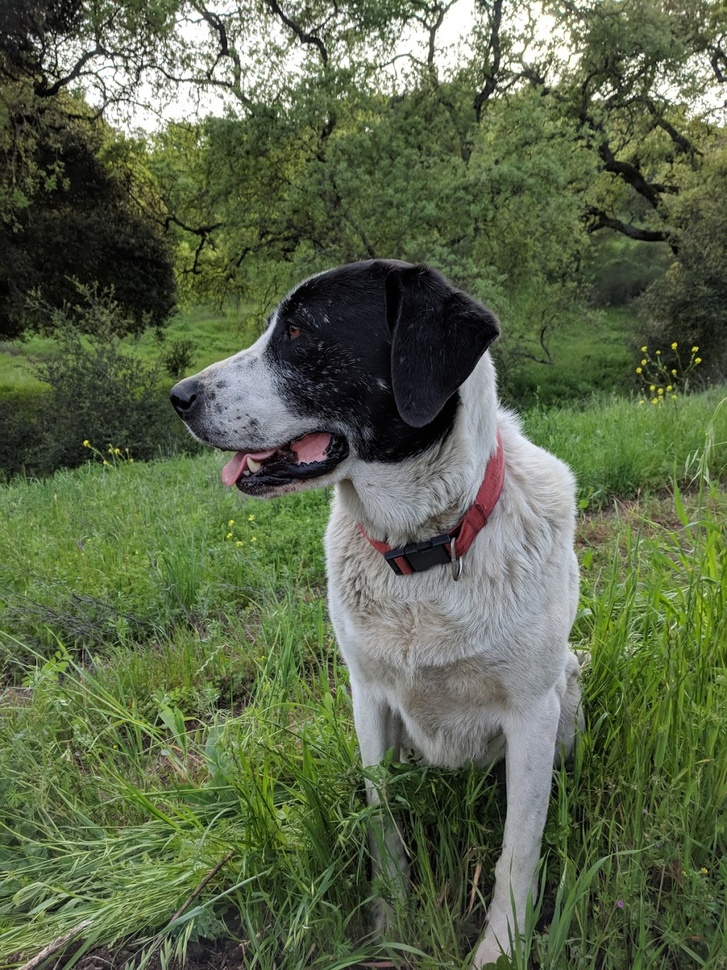
#> input picture Object-Detection/sammy.jpg, 727 x 970 px, shrunk from 1025 x 1367 before the run
$ jupyter execute Template_Matching.ipynb
#> lines starting #> are read from the running program, lines starting #| are printed output that depends on the picture
<a href="https://colab.research.google.com/github/faranak5171/Computer-Vision-Projects/blob/main/Object-Detection/Template_Matching.ipynb" target="_parent"></a>

[cell 1]
import cv2
import numpy as np
import matplotlib.pyplot as plt

[cell 2]
 # Template Matching - we have a part of an image and want to match it

fig = plt.figure(figsize=(20,15))
rows = 2
cols = 6

def display_img(num,img,title):
  ax = fig.add_subplot(rows, cols, num)
  ax.imshow(img)
  ax.set_title(title)

full = cv2.imread('sammy.jpg')
#> full is the input picture: shape (970, 727, 3); mean B, G, R 74.2, 102.6, 91.2
full = cv2.cvtColor(full, cv2.COLOR_BGR2RGB)

face = cv2.imread('sammy_face.jpg')
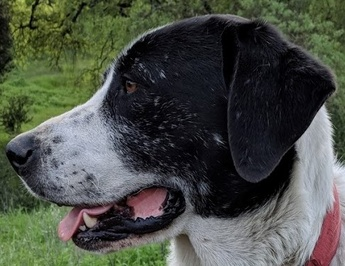
#> input picture Object-Detection/sammy_face.jpg, 345 x 266 px, shrunk from 486 x 375 before the run
#> face is the input picture: shape (266, 345, 3); mean B, G, R 70, 78.7, 74.3
face = cv2.cvtColor(face, cv2.COLOR_BGR2RGB)

display_img(1, full, 'Main Image')
display_img(2, face, 'Template')

print("Shape of original image:",full.shape)
#| Shape of original image: (970, 727, 3)
print("Shape of template:",face.shape)
#| Shape of template: (266, 345, 3)

# All the 6 methods for comparison in a list
methods = ['cv2.TM_CCOEFF', 'cv2.TM_CCOEFF_NORMED', 'cv2.TM_CCORR', 'cv2.TM_CCORR_NORMED', 'cv2.TM_SQDIFF', 'cv2.TM_SQDIFF_NORMED']
for i, m in enumerate(methods):
  # Create a copy of image
  full_copy = full.copy()
  method = eval(m)
  # Template matching
  result = cv2.matchTemplate(full_copy, face,method)
  # show result
  display_img(i+3,result,str(m))
#> this loop made 6 passes
#> pass 1, `result = cv2.matchTemplate(full_copy, face,method)`:
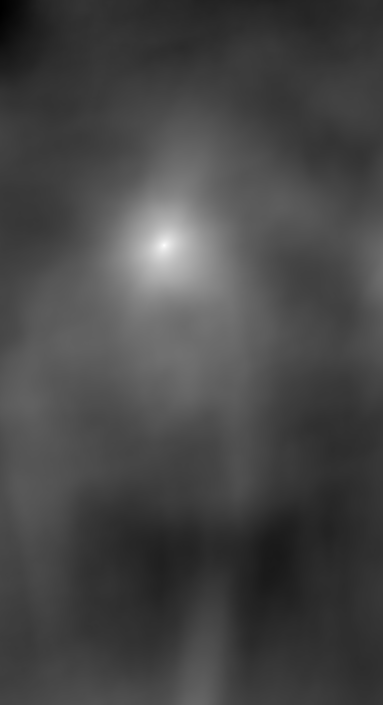
#> result: shape (705, 383) float32; min -369489728, max 868100096, mean -27078664; drawn with min black and max white
#> pass 2, `result = cv2.matchTemplate(full_copy, face,method)`:
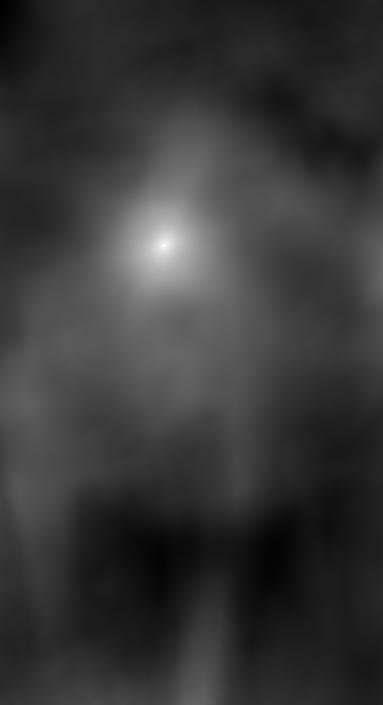
#> result: shape (705, 383) float32; min -0.333, max 0.994, mean -0.0421; drawn with min black and max white
#> pass 3, `result = cv2.matchTemplate(full_copy, face,method)`:
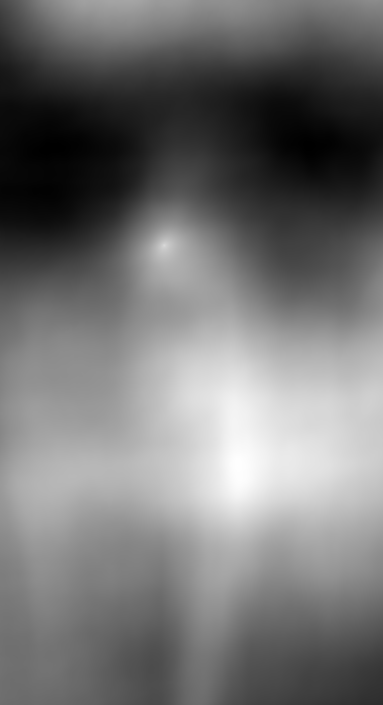
#> result: shape (705, 383) float32; min 1.13e+09, max 2.63e+09, mean 1.81e+09; drawn with min black and max white
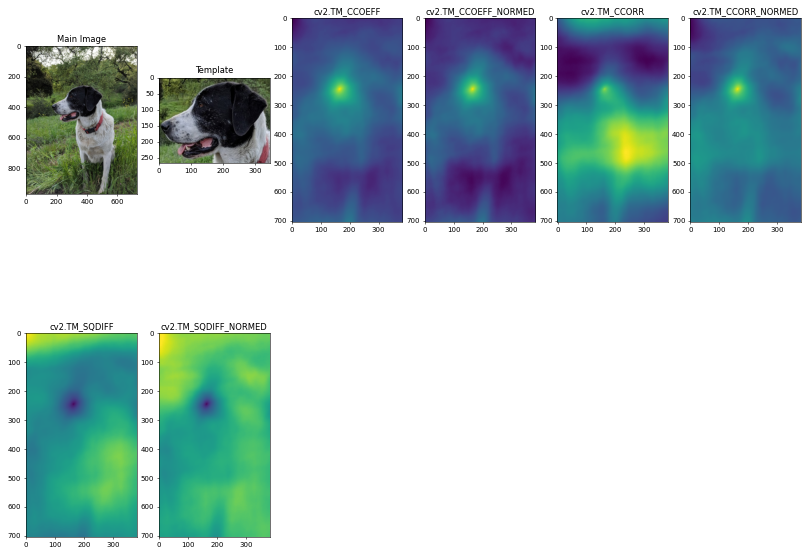
#> figure drawn by matplotlib, 8 panels
